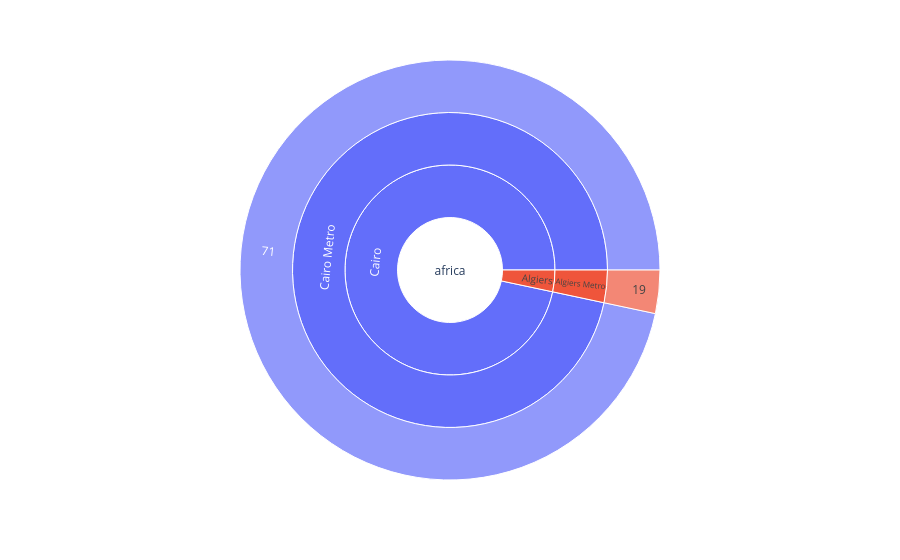

The notebook cell saved with this chart:
### Code cell
# africa region analysis
import plotly.express as px
fig = px.sunburst(data_africa, path=['region', 'city', 'name', 'stations'], values='annual_ridership_mill')
fig.show()

### Figure 1 — Plotly figure (JSON) as saved in the notebook; plotly's stock layout.template omitted (floating-point values rounded to 4 significant figures)
{"data": [{"branchvalues": "total", "domain": {"x": [0, 1], "y": [0, 1]}, "hovertemplate": "labels=%{label}<br>annual_ridership_mill=%{value}<br>parent=%{parent}<br>id=%{id}<extra></extra>", "ids": ["africa/Algiers/Algiers Metro/19", "africa/Cairo/Cairo Metro/71", "africa/Algiers/Algiers Metro", "africa/Cairo/Cairo Metro", "africa/Algiers", "africa/Cairo", "africa"], "labels": ["19", "71", "Algiers Metro", "Cairo Metro", "Algiers", "Cairo", "africa"], "name": "", "parents": ["africa/Algiers/Algiers Metro", "africa/Cairo/Cairo Metro", "africa/Algiers", "africa/Cairo", "africa", "africa", ""], "type": "sunburst", "values": [45.3, 1314.0, 45.3, 1314.0, 45.3, 1314.0, 1359.0]}], "layout": {"autosize": true, "legend": {"tracegroupgap": 0}, "margin": {"t": 60}}}
